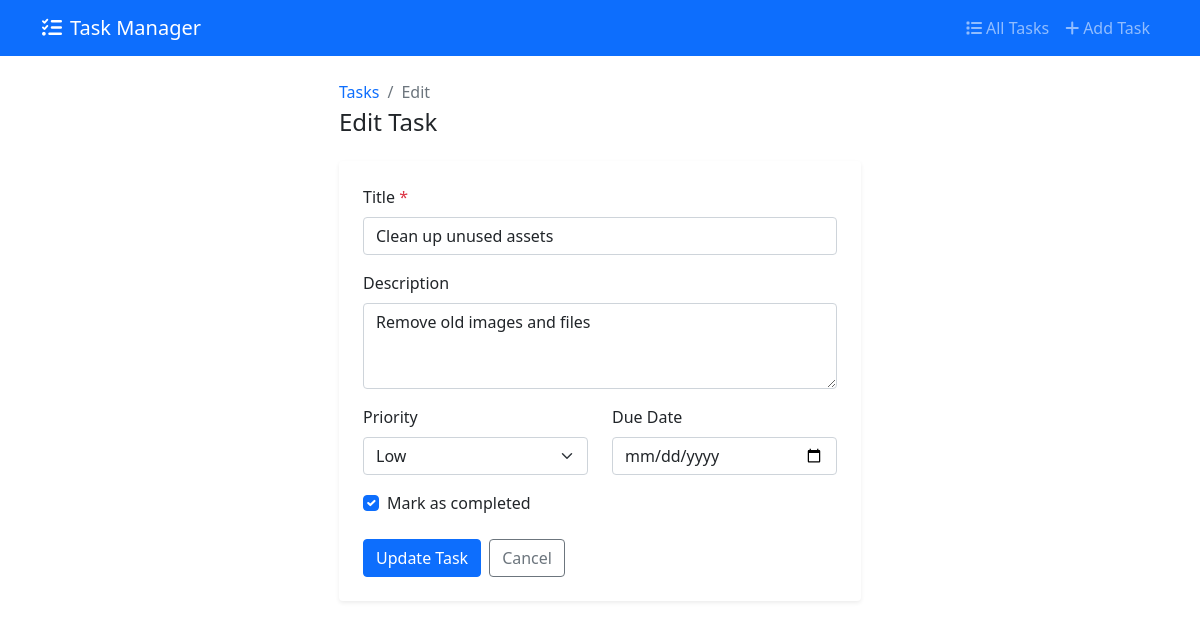
Page /task/22/edit/ on the committed database.
### tasks/models.py (models this page shows, shortened)
class Task(models.Model):
    title = models.CharField(max_length=200)
    description = models.TextField(blank=True)
    priority = models.CharField(
        max_length=10,
        choices=[("high", "High"), ("medium", "Medium"), ("low", "Low")],
        default="medium",
    )
    is_completed = models.BooleanField(default=False)
    due_date = models.DateField(null=True, blank=True)
    created_at = models.DateTimeField(auto_now_add=True)
    updated_at = models.DateTimeField(auto_now=True)
    class Meta:
        ordering = ["-created_at"]

### tasks/views.py (the view, shortened to what this page needs)
# urls.py: path("task/<int:pk>/edit/", TaskUpdateView.as_view(), name="task-edit"),
class TaskUpdateView(UpdateView):
    model = Task
    template_name = "tasks/task_form.html"
    fields = ["title", "description", "priority", "due_date", "is_completed"]
    success_url = reverse_lazy("task-list")

### templates/tasks/task_form.html (shortened to what this page needs)
{% extends 'base.html' %}
{% block content %}
<div class="container-fluid px-4">
    <div class="row justify-content-center">
        <div class="col-lg-6">
            <div class="mb-4">
                <nav aria-label="breadcrumb">
                    <ol class="breadcrumb mb-1">
                        <li class="breadcrumb-item"><a href="{% url 'task-list' %}" class="text-decoration-none">Tasks</a></li>
                        <li class="breadcrumb-item active">
                            {% if form.instance.pk %}Edit{% else %}New{% endif %}
                        </li>
                    </ol>
                </nav>
                <h1 class="h4 mb-0">
                    {% if form.instance.pk %}Edit Task{% else %}Create New Task{% endif %}
                </h1>
            </div>
            <div class="card border-0 shadow-sm">
                <div class="card-body p-4">
                    <form method="post" class="needs-validation" novalidate>
                        <div class="mb-3">
                            <label for="{{ form.title.id_for_label }}" class="form-label fw-medium">
                                Title <span class="text-danger">*</span>
                            </label>
                            <input type="text" class="form-control" id="{{ form.title.id_for_label }}"
                                   name="{{ form.title.name }}" value="{{ form.title.value|default:'' }}" required>
                        </div>
                        <div class="mb-3">
                            <label for="{{ form.description.id_for_label }}" class="form-label fw-medium">Description</label>
                            <textarea class="form-control" id="{{ form.description.id_for_label }}"
                                      name="{{ form.description.name }}" rows="3">{{ form.description.value|default:'' }}</textarea>
                        </div>
                        <div class="row">
                            <div class="col-md-6">
                                <div class="mb-3">
                                    <label for="{{ form.priority.id_for_label }}" class="form-label fw-medium">Priority</label>
                                    <select class="form-select" id="{{ form.priority.id_for_label }}" name="{{ form.priority.name }}">
                                        <option value="low" {% if form.priority.value == 'low' %}selected{% endif %}>Low</option>
                                    </select>
                                </div>
                            </div>
                            <div class="col-md-6">
                                <div class="mb-3">
                                    <label for="{{ form.due_date.id_for_label }}" class="form-label fw-medium">Due Date</label>
                                    <input type="date" class="form-control" id="{{ form.due_date.id_for_label }}"
                                           name="{{ form.due_date.name }}" value="{{ form.due_date.value|default:'' }}">
                                </div>
                            </div>
                        </div>
                        <div class="mb-4">
                            <div class="form-check">
                                <input class="form-check-input" type="checkbox" id="{{ form.is_completed.id_for_label }}"
                                       name="{{ form.is_completed.name }}" {% if form.is_completed.value %}checked{% endif %}>
                                <label class="form-check-label fw-medium" for="{{ form.is_completed.id_for_label }}">
                                    Mark as completed
                                </label>
                            </div>
                        </div>
                        <div class="d-flex gap-2">
                            <button type="submit" class="btn btn-primary">
                                {% if form.instance.pk %}Update Task{% else %}Create Task{% endif %}
                            </button>
                            <a href="{% url 'task-list' %}" class="btn btn-outline-secondary">Cancel</a>
                        </div>
                    </form>
                </div>
            </div>
        </div>
    </div>
</div>
{% endblock %}

### rows in the picture
Task: title "Clean up unused assets", description "Remove old images and files", priority "Low"
